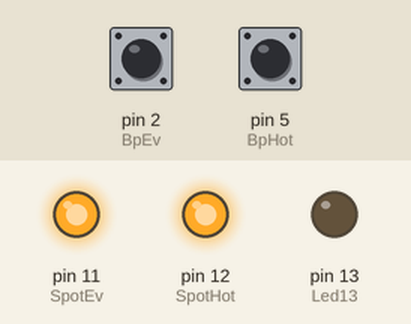
Recording of a sketch running on a simulated Arduino Uno, built with avr-gcc and run on an emulated ATmega328P. On the bench: output pins drawn as LEDs (lit = HIGH). The test bench sets the inputs (shaded band); at power-on: pin 5 (BpHot) HIGH, pin 2 (BpEv) HIGH. What the sketch prints to the serial monitor is not drawn.

Above: at 1.2 s.
1.3 s: pin 5 (BpHot) pulled LOW for 0.15 s
At 1.9 s:
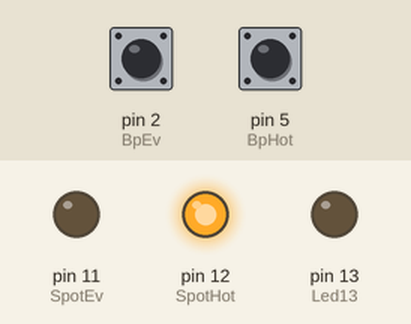
2.9 s: pin 2 (BpEv) pulled LOW for 0.15 s
At 3.2 s:
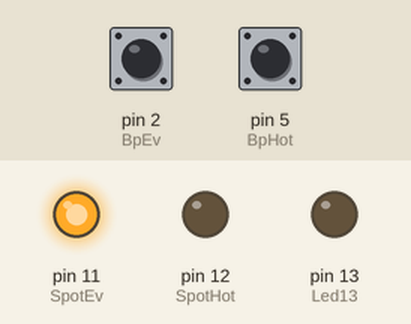
4.5 s: pin 2 (BpEv) pulled LOW for 1 s
At 5.5 s:
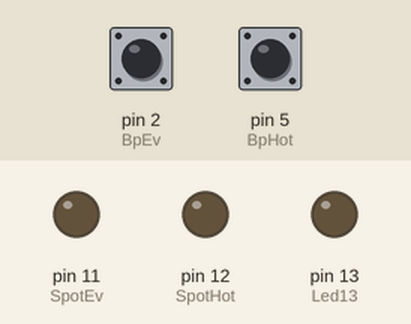
7.0 s: pin 2 (BpEv) pulled LOW for 3.2 s
At 7.4 s:
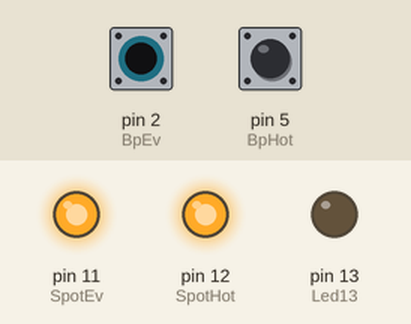
11.7 s: pin 5 (BpHot) pulled LOW for 1 s
At 12.2 s:
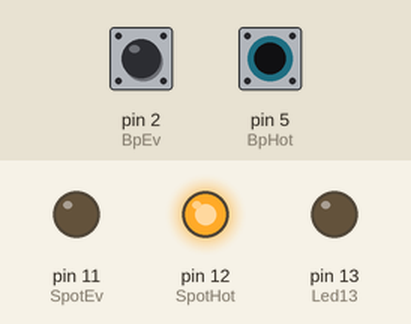
Timing chart, 0 to 14.7 s (numbered marks = the images above; inputs shaded):
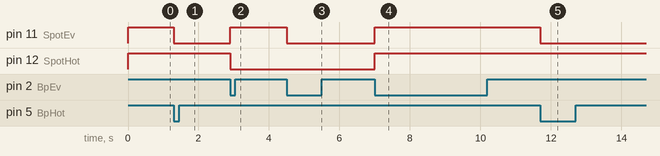

The sketch:

Cuisine.ino
```cpp
//-------------------------------------------------------------------

#include "TimerOne.h"

int TpsEv = 300;
int TpsHot = 300;
int Cpt_BpHot = 0;
int BpHot = 5 ;
int EtatBpHot = 0;
int BpEv = 2;
int EtatBpEv = 0;
int SpotEv = 11;
int SpotHotOn = 0;
int SpotEvOn = 0;
int SpotHot = 12;
int BpEscalHot = 7;
int BpEscalEv = 3;
int val1 = 0;
int val2 = 0;
int val3 = 0;
int val4 = 0;
int val5 = 0;
int val6 = 0;
int B3[20];
int TpsSgen = 50;
int Led13 = 13;
boolean firstscan = true;
char octetReception;
char caractereReception;
char octetReceptionProc;
char caractereReceptionProc;
String chaineReception, Tram;
String chaineReceptionProc, TramProc;
boolean Processing = true;
int outSpothot = 0;
int outSpotEv = 0;
char charVal[10];
int BpSeq = 0;
int val1Memo = 0;
int BpHotTps = 10;
int BpEvTps = 10;
int Cpt_BpEv_val = 0;
int Cpt_BpHot_val = 0;


int T[10];
int TDN[10];
boolean CptT[10];

//**********************************************************
void setup() {

  Serial.begin(9600);
  //pinMode(BpHot, INPUT);
  //pinMode(BpEv, INPUT);
  //pinMode(BpEscalHot, INPUT);
  //pinMode(BpEscalEv, INPUT);

  pinMode(BpHot, INPUT_PULLUP);
  pinMode(BpEv, INPUT_PULLUP);
  pinMode(BpEscalHot, INPUT_PULLUP);
  pinMode(BpEscalEv, INPUT_PULLUP);


  pinMode(SpotHot, OUTPUT);
  pinMode(SpotEv, OUTPUT);
  pinMode(Led13, OUTPUT);
  BpHotTps = 0;
  BpEvTps = 0;
  digitalWrite(SpotHot, HIGH);
  digitalWrite(SpotEv, HIGH);
  B3[2] = 0;
  B3[4] = 0;

  Timer1.initialize(100000);         // initialize timer1
  Timer1.attachInterrupt(callback);

}
//***********************************************************
void loop() {

  // Temporisation  TON
  if (!digitalRead(BpEv)) {
    CptT[8] = true;
  }
  else {
    T[8] =  0.0;
    TDN[8] =  0.0;
    CptT[8] = false;
  }
  if (T[8] >= 25) { // présélection de 600 donc 60 secondes
    TDN[8] =  1.0;   // bit down
    T[8] = 25;
  }


  //-cond ons
  if (!digitalRead(BpEv)| !digitalRead(BpHot) ) {
    if (!B3[2]) {  //---bit ons
      B3[2] = 1.0;
      B3[4] = 1.0;  //----Action
    }
    else {
      B3[4] = 0.0; //------erase action au scan suivant
    }
  }
  else {
    B3[2] = 0.0;//---plus la condition
    B3[4] = 0.0;
  }

  //Gestion éclairage & (digitalRead(BpEv) | digitalRead(!BpHot)))
  if (B3[4]) {
    BpSeq = BpSeq + 1;
    if (BpSeq > 3) {
      BpSeq = 0;
    }
  }

  //digitalWrite(SpotHot, HIGH);
  //digitalWrite(SpotEv, LOW);
  switch (BpSeq) {
    case 0:
      digitalWrite(SpotHot, HIGH);
      digitalWrite(SpotEv, HIGH);
      break;
    case 1:
      digitalWrite(SpotHot, HIGH);
      digitalWrite(SpotEv, LOW);
      break;
    case 2:
      digitalWrite(SpotHot, LOW);
      digitalWrite(SpotEv, HIGH);
      break;
    case 3:
      digitalWrite(SpotHot, LOW);
      digitalWrite(SpotEv, LOW);
      break;
    default:
      // statements
      break;
  }


  Serial.println(digitalRead(BpHot));
}

//************************************************************************
void callback() {

  if (CptT[8]) {
    T[8] =  T[8] + 1.0;
  }
}
```

Measured:
- after the input at 1.3 s, pin 11 (SpotEv): HIGH → LOW at once
- after the input at 2.9 s, pin 11 (SpotEv): LOW → HIGH at once; pin 12 (SpotHot): HIGH → LOW at once
- after the input at 4.5 s, pin 11 (SpotEv): HIGH → LOW at once
- after the input at 7.0 s, pin 11 (SpotEv), pin 12 (SpotHot): LOW → HIGH at once
- after the input at 11.7 s, pin 11 (SpotEv): HIGH → LOW at once
